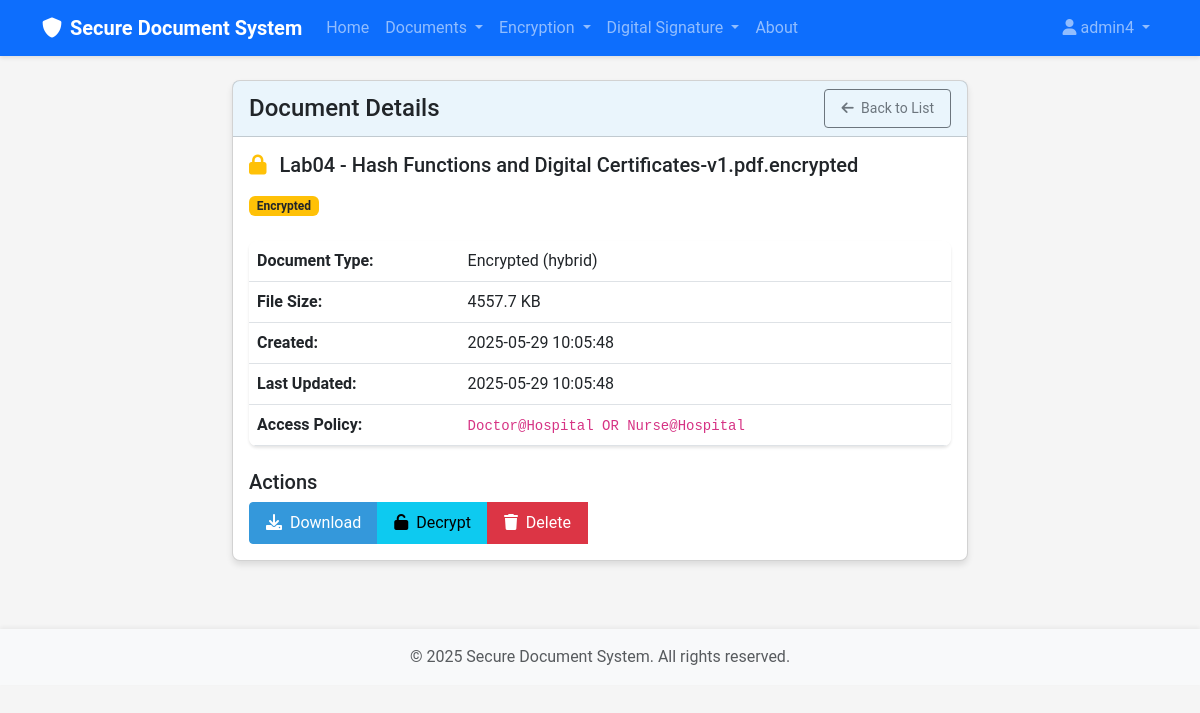
Page /document/view/23 (signed in) on the committed database.
### src/models/user.py (models this page shows, shortened)
class User(UserMixin, db.Model):
    id = db.Column(db.Integer, primary_key=True)
    username = db.Column(db.String(64), index=True, unique=True)
    email = db.Column(db.String(120), index=True, unique=True)
    password = db.Column(db.String(128))
    role = db.Column(db.String(20), default='reader')  # 'data_owner', 'reader', 'authority'
    created_at = db.Column(db.DateTime, default=datetime.utcnow)
    public_key = db.Column(db.Text)
    private_key_encrypted = db.Column(db.Text)
    documents = db.relationship('Document', foreign_keys='Document.user_id', backref='owner', lazy='dynamic')
    attributes = db.relationship('Attribute', secondary=user_attributes,
                                backref=db.backref('users', lazy='dynamic'))

### src/models/document.py (models this page shows, shortened)
class Document(db.Model):
    id = db.Column(db.Integer, primary_key=True)
    filename = db.Column(db.String(256), nullable=False)
    original_filename = db.Column(db.String(256), nullable=False)
    file_type = db.Column(db.String(64))
    file_size = db.Column(db.Integer)  # Size in bytes
    doc_type = db.Column(db.String(20))  # 'original', 'encrypted', 'signed'
    encryption_method = db.Column(db.String(20), nullable=True)  # 'maabe', 'hybrid', None
    access_policy = db.Column(db.Text, nullable=True)
    is_signed = db.Column(db.Boolean, default=False)
    signature_file = db.Column(db.String(256), nullable=True)
    signer_id = db.Column(db.Integer, db.ForeignKey('user.id'), nullable=True)
    user_id = db.Column(db.Integer, db.ForeignKey('user.id'), nullable=False)
    parent_id = db.Column(db.Integer, db.ForeignKey('document.id'), nullable=True)
    children = db.relationship('Document',
                              backref=db.backref('parent', remote_side=[id]),
                              foreign_keys=[parent_id])
    signer = db.relationship('User', foreign_keys=[signer_id], backref='signed_documents')
    created_at = db.Column(db.DateTime, default=datetime.utcnow)
    updated_at = db.Column(db.DateTime, default=datetime.utcnow, onupdate=datetime.utcnow)

### src/routes/document.py (the view)
@document_bp.route('/view/<int:document_id>')
@login_required
def view(document_id):
    document = Document.query.get_or_404(document_id)
    if document.user_id != current_user.id:
        flash('You do not have permission to view this document', 'danger')
        return redirect(url_for('document.list'))
    return render_template('document/view.html', title='Document Details',
                          document=document)

### templates/document/view.html (shortened to what this page needs)
{% extends "base.html" %}
{% block content %}
<div class="row justify-content-center">
    <div class="col-md-8">
        <div class="card">
            <div class="card-header d-flex justify-content-between align-items-center">
                <h4 class="mb-0">Document Details</h4>
                <a href="{{ url_for('document.list') }}" class="btn btn-sm btn-outline-secondary">
                    <i class="fas fa-arrow-left me-1"></i> Back to List
                </a>
            </div>
            <div class="card-body">
                <div class="mb-4">
                    <h5>
                        {% if document.doc_type == 'original' %}
                            <i class="fas fa-file-alt text-primary me-2"></i>
                        {% elif document.doc_type == 'encrypted' %}
                            <i class="fas fa-lock text-warning me-2"></i>
                        {% elif document.doc_type == 'signed' %}
                            <i class="fas fa-file-signature text-success me-2"></i>
                        {% endif %}
                        {{ document.original_filename }}
                    </h5>
                    <div class="mt-3">
                        {% if document.doc_type == 'encrypted' %}
                            <span class="badge bg-warning text-dark">Encrypted</span>
                        {% endif %}
                    </div>
                </div>
                <table class="table">
                    <tr>
                        <th style="width: 30%">Document Type:</th>
                        <td>
                            {% if document.doc_type == 'original' %}
                                Original
                            {% elif document.doc_type == 'encrypted' %}
                                Encrypted ({{ document.encryption_method }})
                            {% elif document.doc_type == 'signed' %}
                                Signed
                            {% endif %}
                        </td>
                    </tr>
                    <tr>
                        <th>File Size:</th>
                        <td>{{ (document.file_size / 1024)|round(1) }} KB</td>
                    </tr>
                    <tr>
                        <th>Created:</th>
                        <td>{{ document.created_at.strftime('%Y-%m-%d %H:%M:%S') }}</td>
                    </tr>
                    <tr>
                        <th>Last Updated:</th>
                        <td>{{ document.updated_at.strftime('%Y-%m-%d %H:%M:%S') }}</td>
                    </tr>
                    {% if document.doc_type == 'encrypted' %}
                        <tr>
                            <th>Access Policy:</th>
                            <td><code>{{ document.access_policy }}</code></td>
                        </tr>
                    {% endif %}
                </table>
                <div class="mt-4">
                    <h5>Actions</h5>
                    <div class="btn-group">
                        <a href="{{ url_for('document.download', document_id=document.id) }}" class="btn btn-primary">
                            <i class="fas fa-download me-1"></i> Download
                        </a>
                        {% if document.doc_type == 'encrypted' %}
                            <a href="{{ url_for('encryption.decrypt', document_id=document.id) }}" class="btn btn-info">
                                <i class="fas fa-unlock me-1"></i> Decrypt
                            </a>
                        {% endif %}
                        <button type="button" class="btn btn-danger" onclick="confirmDelete('delete-form')">
                            <i class="fas fa-trash me-1"></i> Delete
                        </button>
                    </div>
                </div>
            </div>
        </div>
    </div>
</div>
{% endblock %}

### templates/base.html (shortened to what this page needs)
<!DOCTYPE html>
<html lang="en">
<head>
    <link href="https://cdn.jsdelivr.net/npm/bootstrap@5.3.0-alpha1/dist/css/bootstrap.min.css" rel="stylesheet">
    <link rel="stylesheet" href="https://cdnjs.cloudflare.com/ajax/libs/font-awesome/6.0.0/css/all.min.css">
    <link rel="stylesheet" href="{{ url_for('static', filename='css/style.css') }}">
</head>
<body>
    <nav class="navbar navbar-expand-lg navbar-dark bg-primary">
        <div class="container">
            <a class="navbar-brand" href="{{ url_for('index') }}">
                <i class="fas fa-shield-alt me-2"></i>Secure Document System
            </a>
            <div class="collapse navbar-collapse" id="navbarNav">
                <ul class="navbar-nav me-auto">
                    <li class="nav-item">
                        <a class="nav-link" href="{{ url_for('index') }}">Home</a>
                    </li>
                    {% if current_user.is_authenticated %}
                        <li class="nav-item dropdown">
                            <a class="nav-link dropdown-toggle" href="#" id="documentsDropdown" role="button" data-bs-toggle="dropdown">
                                Documents
                            </a>
                        </li>
                        <li class="nav-item dropdown">
                            <a class="nav-link dropdown-toggle" href="#" id="encryptionDropdown" role="button" data-bs-toggle="dropdown">
                                Encryption
                            </a>
                        </li>
                        <li class="nav-item dropdown">
                            <a class="nav-link dropdown-toggle" href="#" id="signatureDropdown" role="button" data-bs-toggle="dropdown">
                                Digital Signature
                            </a>
                        </li>
                    {% endif %}
                    <li class="nav-item">
                        <a class="nav-link" href="{{ url_for('about') }}">About</a>
                    </li>
                </ul>
                <ul class="navbar-nav">
                    {% if current_user.is_authenticated %}
                        <li class="nav-item dropdown">
                            <a class="nav-link dropdown-toggle" href="#" id="userDropdown" role="button" data-bs-toggle="dropdown">
                                <i class="fas fa-user me-1"></i>{{ current_user.username }}
                            </a>
                        </li>
                    {% endif %}
                </ul>
            </div>
        </div>
    </nav>
    <div class="container mt-4">
        {% block content %}{% endblock %}
    </div>
    <footer class="footer mt-5 py-3 bg-light">
        <div class="container text-center">
            <span class="text-muted">© 2025 Secure Document System. All rights reserved.</span>
        </div>
    </footer>
</body>
</html>

### static/css/style.css (style rules this page uses)
:root { --primary-color: #3498db; --secondary-color: #2ecc71; --background-color: #f5f5f5; --text-color: #333333; --danger-color: #e74c3c; --success-color: #27ae60; }
body { font-family: 'Roboto', 'Open Sans', sans-serif; background-color: var(--background-color); color: var(--text-color); min-height: 100vh; display: flex; flex-direction: column; }
.navbar { box-shadow: 0 2px 4px rgba(0, 0, 0, 0.1); }
.navbar-brand { font-weight: bold; }
.footer { margin-top: auto; box-shadow: 0 -2px 4px rgba(0, 0, 0, 0.05); }
.card { border-radius: 8px; box-shadow: 0 4px 6px rgba(0, 0, 0, 0.1); transition: transform 0.3s ease, box-shadow 0.3s ease; margin-bottom: 20px; }
.card-header { font-weight: bold; background-color: rgba(52, 152, 219, 0.1); }
.btn { border-radius: 4px; padding: 8px 16px; transition: all 0.3s ease; }
.btn-primary { background-color: var(--primary-color); border-color: var(--primary-color); }
.table { box-shadow: 0 2px 3px rgba(0, 0, 0, 0.1); border-radius: 8px; overflow: hidden; }

### rows in the picture
User: username "admin4"
Document: original_filename "Lab04 - Hash Functions and Digital Certificates-v1.pdf.encrypted", encryption_method "hybrid", (document.file_size/1024)|round(1) "4557.7", created_at "2025-05-29 10:05:48", updated_at "2025-05-29 10:05:48", access_policy "Doctor@Hospital OR Nurse@Hospital"
